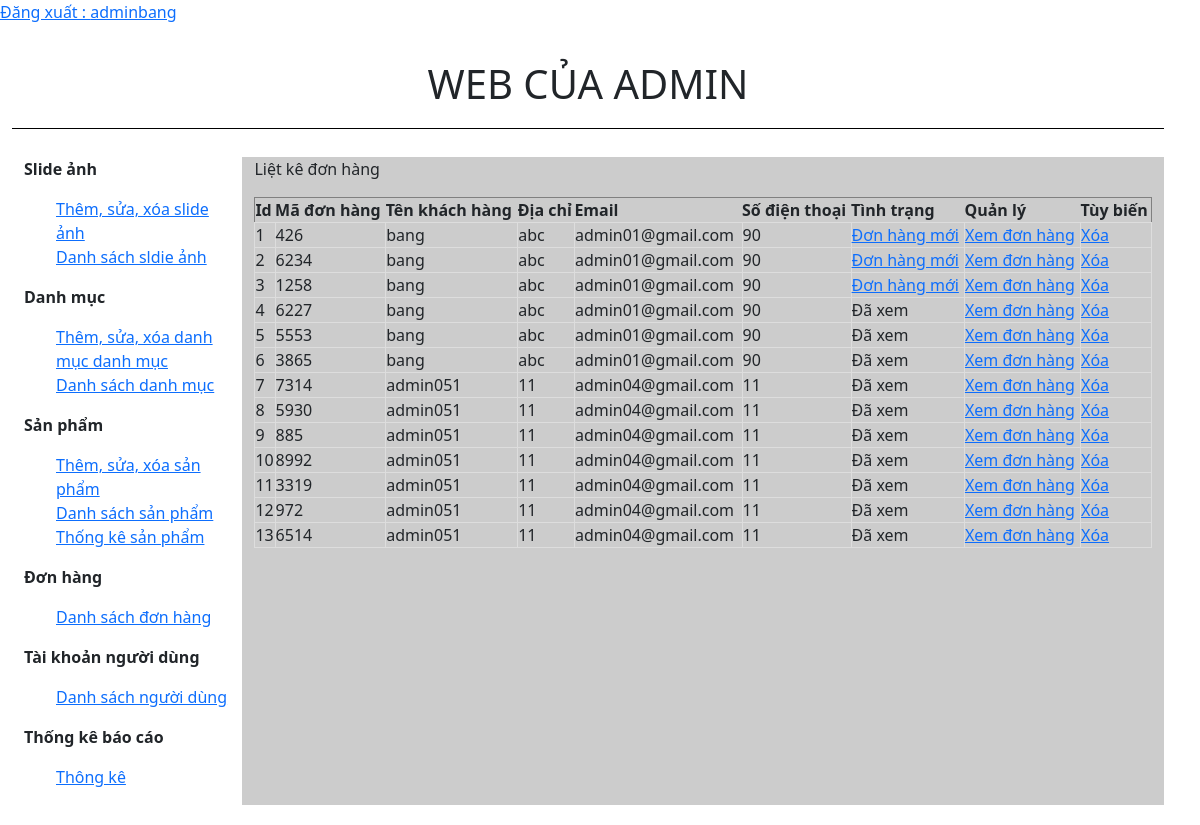
The page /web/admin/index.php?action=quanlydonhang&query=lietke (signed in) on the database its author committed.
### tables this page shows
CREATE TABLE `tbl_cart` (
  `id_cart` int(11) NOT NULL,
  `id_khachhang` int(11) NOT NULL,
  `code_cart` varchar(50) NOT NULL,
  `cart_status` int(11) NOT NULL
);

CREATE TABLE `tbl_dangky` (
  `id_dangky` int(11) NOT NULL,
  `tenkhachhang` varchar(50) NOT NULL,
  `email` varchar(50) NOT NULL,
  `diachi` varchar(50) NOT NULL,
  `matkhau` varchar(100) NOT NULL,
  `dienthoai` int(11) NOT NULL
);

### web/admin/modules/quanlydonhang/lietke.php (the view)
<p>Liệt kê đơn hàng</p>
<?php
	$sql_lietke_dh = "SELECT * FROM tbl_cart,tbl_dangky WHERE tbl_cart.id_khachhang=tbl_dangky.id_dangky ORDER BY tbl_cart.id_cart DESC";
	$query_lietke_dh = mysqli_query($mysqli,$sql_lietke_dh);
?>
<table style="width:100%" border="1" style="border-collapse: collapse;">
  <tr>
  	<th>Id</th>
    <th>Mã đơn hàng</th>
    <th>Tên khách hàng</th>
    <th>Địa chỉ</th>
    <th>Email</th>
    <th>Số điện thoại</th>
    <th>Tình trạng</th>
  	<th>Quản lý</th>
    <th>Tùy biến</th>
  </tr>
  <?php
  $i = 0;
  while($row = mysqli_fetch_array($query_lietke_dh)){
  	$i++;
  ?>
  <tr>
  	<td><?php echo $i ?></td>
    <td><?php echo $row['code_cart'] ?></td>
    <td><?php echo $row['tenkhachhang'] ?></td>
    <td><?php echo $row['diachi'] ?></td>
    <td><?php echo $row['email'] ?></td>
    <td><?php echo $row['dienthoai'] ?></td>
    <td>
    	<?php if($row['cart_status']==1){
    		echo '<a href="modules/quanlydonhang/xuly.php?code='.$row['code_cart'].'">Đơn hàng mới</a>';
    	}else{
    		echo 'Đã xem';
    	}
    	?>
    </td>
   	<td>
   		<a href="index.php?action=donhang&query=xemdonhang&code=<?php echo $row['code_cart'] ?>">Xem đơn hàng</a>
   	</td>
     <td><a href="modules/quanlydonhang/xuly.php?idcart=<?php echo $row['id_cart'] ?>">Xóa</a></td>
  </tr>
  <?php
  }
  ?>
</table>

### web/admin/webadmin.css (style rules this page uses)
* { padding: 0; margin:0; }
.web-content p { display: block; width: 130px; }
.product-list table th ,td { border: 1px solid black; }
.cartegory-list table tr th, td { border: 1px solid #dddddd; }

### rows shown on the page
tbl_cart: code_cart "426", tbl_dangky.tenkhachhang "bang", tbl_dangky.diachi "abc", tbl_dangky.email "admin01@gmail.com", tbl_dangky.dienthoai "90"
tbl_cart: code_cart "6234", tbl_dangky.tenkhachhang "bang", tbl_dangky.diachi "abc", tbl_dangky.email "admin01@gmail.com", tbl_dangky.dienthoai "90"
tbl_cart: code_cart "1258", tbl_dangky.tenkhachhang "bang", tbl_dangky.diachi "abc", tbl_dangky.email "admin01@gmail.com", tbl_dangky.dienthoai "90"
tbl_cart: code_cart "6227", tbl_dangky.tenkhachhang "bang", tbl_dangky.diachi "abc", tbl_dangky.email "admin01@gmail.com", tbl_dangky.dienthoai "90", cart_status "Đã xem"
tbl_cart: code_cart "5553", tbl_dangky.tenkhachhang "bang", tbl_dangky.diachi "abc", tbl_dangky.email "admin01@gmail.com", tbl_dangky.dienthoai "90", cart_status "Đã xem"
tbl_cart: code_cart "3865", tbl_dangky.tenkhachhang "bang", tbl_dangky.diachi "abc", tbl_dangky.email "admin01@gmail.com", tbl_dangky.dienthoai "90", cart_status "Đã xem"
tbl_cart: code_cart "7314", tbl_dangky.tenkhachhang "admin051", tbl_dangky.diachi "11", tbl_dangky.email "admin04@gmail.com", tbl_dangky.dienthoai "11", cart_status "Đã xem"
tbl_cart: code_cart "5930", tbl_dangky.tenkhachhang "admin051", tbl_dangky.diachi "11", tbl_dangky.email "admin04@gmail.com", tbl_dangky.dienthoai "11", cart_status "Đã xem"
tbl_cart: code_cart "885", tbl_dangky.tenkhachhang "admin051", tbl_dangky.diachi "11", tbl_dangky.email "admin04@gmail.com", tbl_dangky.dienthoai "11", cart_status "Đã xem"
tbl_cart: code_cart "8992", tbl_dangky.tenkhachhang "admin051", tbl_dangky.diachi "11", tbl_dangky.email "admin04@gmail.com", tbl_dangky.dienthoai "11", cart_status "Đã xem"
tbl_cart: code_cart "3319", tbl_dangky.tenkhachhang "admin051", tbl_dangky.diachi "11", tbl_dangky.email "admin04@gmail.com", tbl_dangky.dienthoai "11", cart_status "Đã xem"
tbl_cart: code_cart "972", tbl_dangky.tenkhachhang "admin051", tbl_dangky.diachi "11", tbl_dangky.email "admin04@gmail.com", tbl_dangky.dienthoai "11", cart_status "Đã xem"
tbl_cart: code_cart "6514", tbl_dangky.tenkhachhang "admin051", tbl_dangky.diachi "11", tbl_dangky.email "admin04@gmail.com", tbl_dangky.dienthoai "11", cart_status "Đã xem"

### other values the page prints
$_SESSION['dangnhap'] "adminbang"
